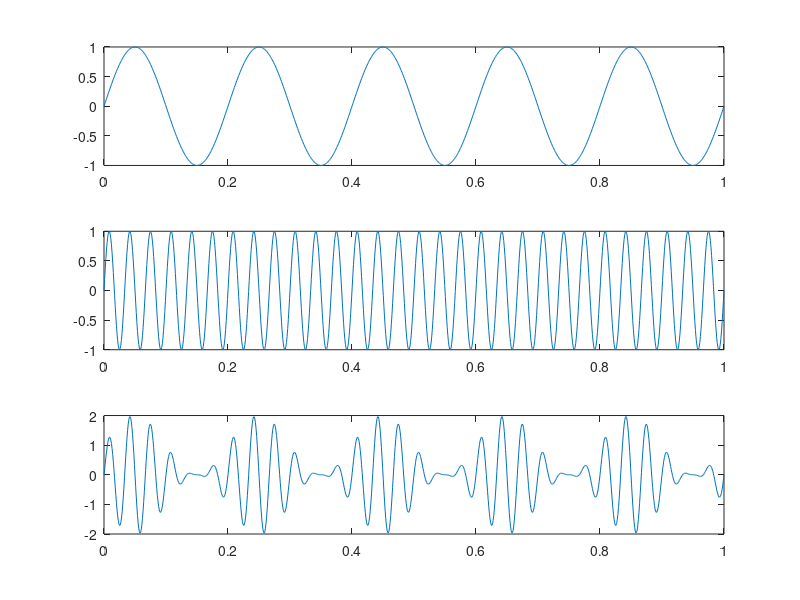

This chart was generated by the following MATLAB code:
clear all;
clc;
t = linspace(0,1,1000);
fm = 5;
y = sin(2*pi*fm*t);
subplot(3,1,1);
plot(t,y);
fc = 30;
y2 = sin(2*pi*fc*t);
subplot(3,1,2);
plot(t,y2);
m = 1;
mod_sig = (1+y).*y2;
subplot(3,1,3);
plot(t,mod_sig);